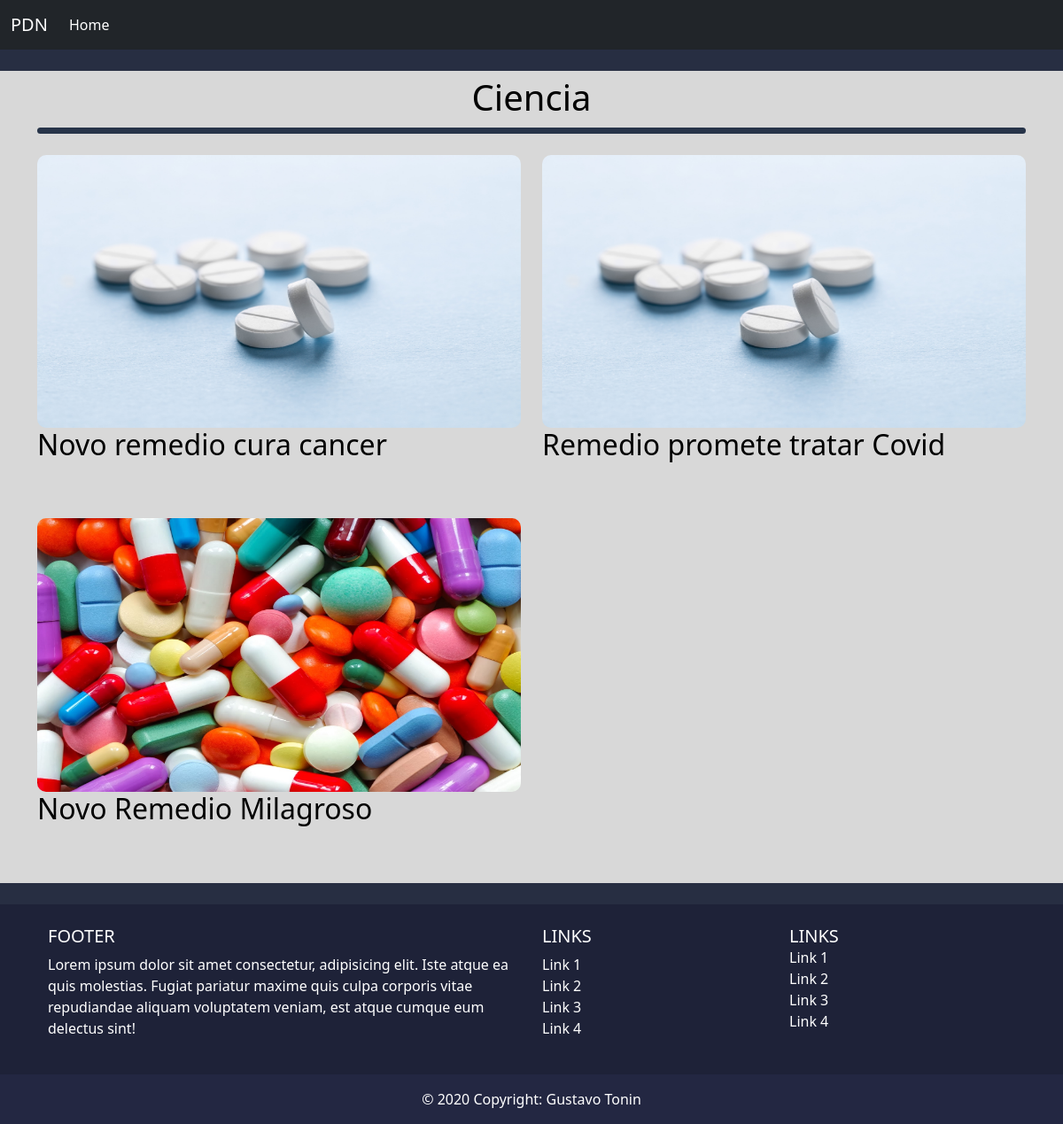
/canal/ciencia/, run on the app's committed database.
### categorias/models.py (models this page shows, shortened)
class Categoria(models.Model):
    nome = models.CharField(max_length=100)
    slug = models.SlugField(max_length=100, null=True, blank=True)
    exibir_categoria = models.BooleanField(default=False)
    def __str__(self):
        return self.nome

### artigos/models.py (models this page shows, shortened)
class Artigo(models.Model):
    slug = models.SlugField(max_length=100, null=True, blank=True)
    chapeu = models.CharField(max_length=100)
    titulo = models.CharField(max_length=100)
    legenda = models.CharField(max_length=200)
    data_publicacao = models.DateTimeField(default=timezone.now, blank=True)
    imagem = FileBrowseField("Image", max_length=200, directory="static/img/", extensions=[".jpg",".png",], blank=True)
    texto = models.TextField(null=True, blank=True)
    tag = models.ForeignKey(Tag, null=True, blank=True, on_delete=models.CASCADE)
    redator = models.ForeignKey(Redator, null=True, blank=True, on_delete=models.CASCADE)
    categoria = models.ForeignKey(Categoria, null=True, blank=True, on_delete=models.CASCADE)

### artigos/views.py (the view)
# urls.py: url(r'^(?P<categoria>[\w-]+)\/(?P<artigo>[\w-]+)\/$', views.materia,name='materia'),
def categoria(request, categoria=None):
    template = 'listagem.html'
    cat = Categoria.objects.get(slug=categoria)
    artigos = Artigo.objects.filter(categoria__slug=categoria)
    context = {'artigos': artigos, 'categoria': cat}
    return render(request, template, context)

### templates/listagem.html (shortened to what this page needs)
{% extends 'base.html' %}
{% block header %}
  <nav class="navbar navbar-expand-lg navbar-dark bg-dark">
    <div class="container-fluid">
      <a class="navbar-brand" href="/canal">PDN</a>
      <div class="collapse navbar-collapse" id="navbarNav">
        <ul class="navbar-nav">
          <li class="nav-item">
            <a class="nav-link active" aria-current="page" href="/canal">Home</a>
          </li>
        </ul>
      </div>
    </div>
  </nav>
  <br/>
{% endblock header %}
{% block content %}
    <div class="principal">
        <div class="container">
          <div class="row">
              <div class="titulo-pg text-center">{{categoria}}</div>
          </div>
          <br>
          <div class="hr-personalizado"></div>
          <br>
          <div class="row">
            {% for artigo in artigos %}
              <div class="col-md-6">
                <a href="/canal/{{ artigo.categoria }}/{{artigo.slug}}">
                  {% if artigo.imagem %}
                    <img src="/media/{{ artigo.imagem }}" class="img-fluid">
                  {% else %}
                    <img class="img-fluid" src="/media/uploads/download.png">
                  {% endif %}
                  <h2>{{ artigo.titulo }}</h2>
                </a>
              </div>
            {% endfor %}
          </div>
        </div>
    </div>
{% endblock content %}
{% block footer %}
  <br/>
  <footer class="text-white text-center text-lg-start" style="background-color: rgb(30, 34, 56)">
    <div class="container p-4">
      <div class="row">
        <div class="col-lg-6 col-md-12 mb-4 mb-md-0">
          <h5 class="text-uppercase">Footer</h5>
          <p>
            Lorem ipsum dolor sit amet consectetur, adipisicing elit. Iste atque ea quis
            molestias. Fugiat pariatur maxime quis culpa corporis vitae repudiandae aliquam
            voluptatem veniam, est atque cumque eum delectus sint!
          </p>
        </div>
        <div class="col-lg-3 col-md-6 mb-4 mb-md-0">
          <h5 class="text-uppercase">Links</h5>
          <ul class="list-unstyled mb-0">
            <li>
              <a href="#!" class="text-white">Link 1</a>
            </li>
            <li>
              <a href="#!" class="text-white">Link 2</a>
            </li>
            <li>
              <a href="#!" class="text-white">Link 3</a>
            </li>
            <li>
              <a href="#!" class="text-white">Link 4</a>
            </li>
          </ul>
        </div>
        <div class="col-lg-3 col-md-6 mb-4 mb-md-0">
          <h5 class="text-uppercase mb-0">Links</h5>
          <ul class="list-unstyled">
            <li>
              <a href="#!" class="text-white">Link 1</a>
            </li>
            <li>
              <a href="#!" class="text-white">Link 2</a>
            </li>
            <li>
              <a href="#!" class="text-white">Link 3</a>
            </li>
            <li>
              <a href="#!" class="text-white">Link 4</a>
            </li>
          </ul>
        </div>
      </div>
    </div>
    <div class="text-center p-3" style="background-color: rgb(35, 39, 66)">
      © 2020 Copyright: Gustavo Tonin
    </div>
  </footer>
{% endblock footer %}

### static/css/pdn.css (style rules this page uses)
body { background-color: rgb(39, 46, 66); }
.principal { background-color: rgb(216, 216, 216); }
a { text-decoration: none; color: black; }
img { border-radius: 10px; min-width: 100%; min-height: 75%; max-width: 100%; max-height: 75%; }
.titulo-pg { color: rgb(0, 0, 0); height: 40px; font-size:40px; }
.hr-personalizado { background: rgb(39, 52, 73); height: 7px; border-radius: 5px; }

### data on the page
Categoria: nome "Ciencia"
Artigo: imagem (picture), titulo "Novo remedio cura cancer"
Artigo: imagem (picture), titulo "Remedio promete tratar Covid"
Artigo: imagem (picture), titulo "Novo Remedio Milagroso"
